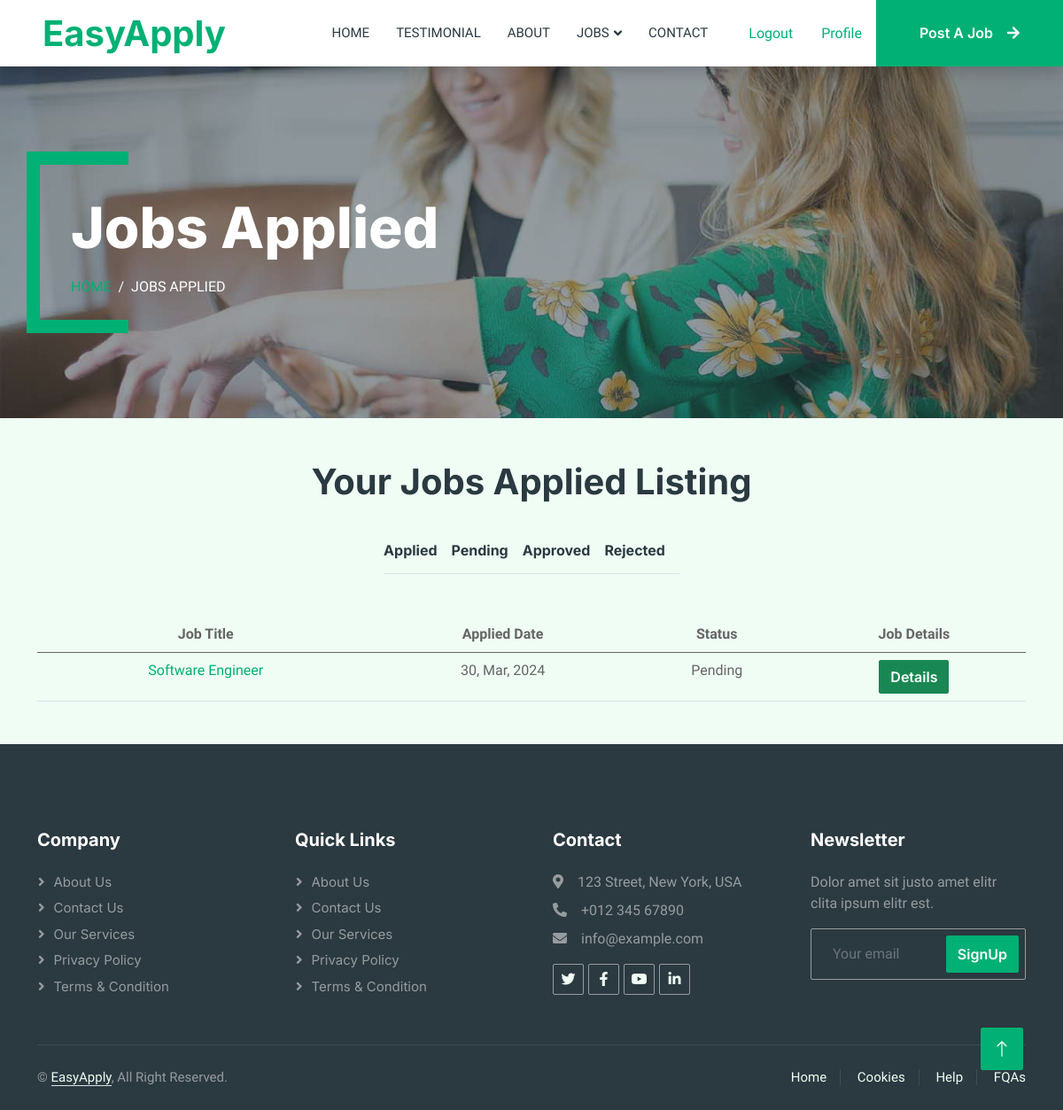
Screenshot of /applicants/jobs?id=1 (signed in) with the database file from the repository.
### tables this page shows
CREATE TABLE applies (
	id BIGINT UNSIGNED AUTO_INCREMENT PRIMARY KEY,
    applicant_id BIGINT UNSIGNED,
    job_id BIGINT UNSIGNED,
    status ENUM('applied','pending', 'approved', 'rejected'),
    reason TEXT,
    created_at TIMESTAMP DEFAULT now(),
    updated_at TIMESTAMP DEFAULT now() on update now(),
    FOREIGN KEY (applicant_id) REFERENCES applicants(id) ON DELETE CASCADE ON UPDATE CASCADE,
    FOREIGN KEY (job_id) REFERENCES jobs(id) ON DELETE CASCADE ON UPDATE CASCADE
);

CREATE TABLE jobs (
    id BIGINT UNSIGNED AUTO_INCREMENT PRIMARY KEY,
    org_id BIGINT UNSIGNED,
    title VARCHAR(100) NOT NULL,
    description TEXT,
    open_vacancies SMALLINT,
    hired SMALLINT,
    applied SMALLINT,
    job_status ENUM('Closed', 'Open'),
    level ENUM('Entry Level', 'Junior', 'Mid Level' , 'Senior', 'Lead'),
    exp_years TINYINT,
    city_id BIGINT UNSIGNED,
    location_type ENUM('Remote', 'Hybrid' , 'Onsite'),
    salary_max DECIMAL(10, 2),
    salary_min DECIMAL(10, 2),
    gender ENUM('Male', 'Female', 'Any'),
    emp_type ENUM('Part Time', 'Full Time'),
    category_id BIGINT UNSIGNED,
    requirements TEXT,
    created_at TIMESTAMP DEFAULT now(),
    updated_at TIMESTAMP DEFAULT now() on update now(),
    expiry_date TIMESTAMP AS (DATE_ADD(created_at,INTERVAL 5 MONTH)),
    FOREIGN KEY (org_id) REFERENCES organizations(id) ON DELETE CASCADE ON UPDATE CASCADE,
    FOREIGN KEY (city_id) REFERENCES cities(id) ON DELETE SET NULL ON UPDATE CASCADE,
    FOREIGN KEY (category_id) REFERENCES categories(id) ON DELETE CASCADE ON UPDATE CASCADE
);

### App/Controllers/ApplicantController.php (called while the page is built, shortened)
<?php
class ApplicantController
{
    protected $db;
    public function __construct()
    {
        $config = require basePath('config/db.php');
        $this->db = new Database($config);
    }
    public function jobs()
    {
        $id = $_GET['id'];
        $jobs = $this->db->query('SELECT
        CONCAT(a.first_name, " ", a.last_name) AS applicant_name,
        j.*,
        ap.status AS application_status,
        ap.created_at as applied_date
        FROM
        applies ap
        INNER JOIN applicants a ON ap.applicant_id = a.id
        INNER JOIN jobs j ON ap.job_id = j.id
        where a.id=' . $id . ';')->fetchAll();
        $status = $this->db->query("SHOW COLUMNS FROM applies WHERE Field = 'status'");
        if ($status->rowCount() > 0) {
            $row = $status->fetch(PDO::FETCH_ASSOC);
            $status_values = explode(",", str_replace("'", "", substr($row['Type'], 5, -1)));
        }
        view('applicants/jobs', [
            'jobs' => $jobs,
            'status_values' => $status_values,
        ]);
    }
}

### public/index.php (called while the page is built, shortened)
<?php
require '../helpers.php';
$router = new Router();
$uri = parse_url($_SERVER['REQUEST_URI'], PHP_URL_PATH);
$router->route($uri);

### config/db.php (called while the page is built)
<?php
return [
    'host' => 'localhost',
    'port' => 3306,
    'dbname' => 'easy_apply',
    'username' => 'root',
    'password' => 'root',
];

### Framework/Database.php (called while the page is built, shortened)
<?php
class Database
{
    public $connection;
    public function __construct($config)
    {
        $dsn = "mysql:host={$config['host']};port={$config['port']};dbname={$config['dbname']}";
        try {
            $this->connection = new PDO($dsn, $config["username"], $config["password"]);
        } catch (PDOException $error) {
            throw new Exception("Database connetion failed: {$error->getMessage()}");
        }
    }
    public function query($query, $params = [])
    {
        try {
            $stmt = $this->connection->prepare($query);
            $stmt->execute($params);
            return $stmt;
        } catch (PDOException $error) {
            throw new Exception("Query failed to execute: {$error->getMessage()}");
        }
    }
}

### App/views/applicants/jobs.view.php (the view, shortened to what this page needs)
<div class="container-fluid py-5 bg-dark page-header mb-5">
    <div class="container my-5 pt-5 pb-4">
        <h1 class="display-3 text-white mb-3 animated slideInDown">Jobs Applied</h1>
        <nav aria-label="breadcrumb">
            <ol class="breadcrumb text-uppercase">
                <li class="breadcrumb-item"><a href="/">Home</a></li>
                <li class="breadcrumb-item text-white active" aria-current="page">Jobs Applied</li>
            </ol>
        </nav>
    </div>
</div>
<div class="container my-5">
    <h1 class="text-center mb-5 wow fadeInUp" data-wow-delay="0.1s">Your Jobs Applied Listing</h1>
    <div class="d-flex justify-content-center">
        <ul class="nav nav-pills d-inline-flex justify-content-center border-bottom mb-5">
            <?php foreach ($status_values as $status_value): ?>
                <li class="nav-item">
                    <a class="d-flex align-items-center text-start mx-3 ms-0 pb-3" data-bs-toggle="pill" href="#tab-1">
                        <h6 class="mt-n1 mb-0 text-capitalize">
                            <?= $status_value ?>
                        </h6>
                    </a>
                </li>
            <?php endforeach ?>
        </ul>
    </div>
    <table class="table text-center">
        <thead>
            <tr>
                <th scope="col">Job Title</th>
                <th scope="col">Applied Date</th>
                <th scope="col">Status</th>
                <th scope="col">Job Details</th>
            </tr>
        </thead>
        <tbody>
            <?php foreach ($jobs as $job): ?>
                <tr>
                    <td>
                        <a class="text-capitalize" href="/jobs/show?id=<?= $job['id'] ?>">
                            <?= $job['title'] ?>
                        </a>
                    </td>
                    <td>
                        <?= date('d, M, Y', strtotime($job['applied_date'])) ?>
                    </td>
                    <td class="text-capitalize">
                        <?= $job['application_status'] ?>
                    </td>
                    <td>
                        <a href="/jobs/show?id=<?= $job['id'] ?>" type="button" class="btn btn-success">Details</a>
                    </td>
                </tr>
            <?php endforeach ?>
        </tbody>
    </table>
</div>

### Framework/Router.php (shortened to what this page needs)
<?php
class Router
{
    protected $routes = [];
    public function registerRoute($method, $uri, $action)
    {
        list($controller, $controllerMethod) = explode('@', $action);
        $this->routes[] = [
            'method' => $method,
            'uri' => $uri,
            'controller' => $controller,
            'controllerMethod' => $controllerMethod,
        ];
    }
    public function route($uri)
    {
        $requestMethod = $_SERVER['REQUEST_METHOD'];
        foreach ($this->routes as $route) {
            if ($route['uri'] === $uri && $route['method'] === $requestMethod) {
                $controllerMethod = $route['controllerMethod'];
                $controllerInstance = new $controller();
                $controllerInstance->$controllerMethod();
                return;
            }
        }
    }
}

### public/css/style.css (style rules this page uses)
:root { --primary: #00b074; --secondary: #2b9bff; --light: #effdf5; --dark: #2b3940; }
.btn { font-family: "Inter", sans-serif; font-weight: 600; transition: 0.5s; }
.header-carousel .container, .page-header .container { position: relative; padding: 45px 0 45px 35px; border-left: 15px solid var(--primary); }
.header-carousel .container::before, .header-carousel .container::after, .page-header .container::before, .page-header .container::after { position: absolute; content: ""; top: 0; left: 0; width: 100px; height: 15px; background: var(--primary); }
.header-carousel .container::after, .page-header .container::after { top: 100%; margin-top: -15px; }
.page-header { background: linear-gradient(rgba(43, 57, 64, 0.5), rgba(43, 57, 64, 0.5)), url(../img/carousel-1.jpg) center center no-repeat; background-size: cover; }
.breadcrumb-item + .breadcrumb-item::before { color: var(--light); }

### rows the page displays
applies: job.title "Software Engineer", created_at "30, Mar, 2024", status "Pending"

### other values shown
$status_value "Applied"
$status_value "Pending"
$status_value "Approved"
$status_value "Rejected"
